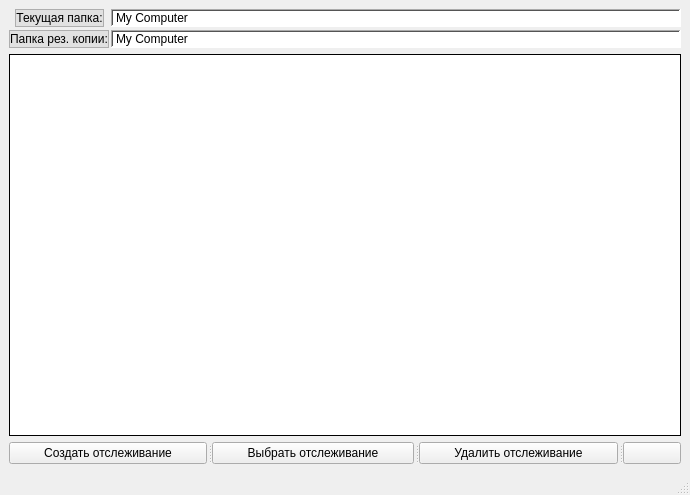
<?xml version="1.0" encoding="UTF-8"?>
<ui version="4.0">
 <class>MainWindow</class>
 <widget class="QMainWindow" name="MainWindow">
  <property name="enabled">
   <bool>true</bool>
  </property>
  <property name="geometry">
   <rect>
    <x>0</x>
    <y>0</y>
    <width>690</width>
    <height>495</height>
   </rect>
  </property>
  <property name="sizePolicy">
   <sizepolicy hsizetype="Preferred" vsizetype="Preferred">
    <horstretch>0</horstretch>
    <verstretch>0</verstretch>
   </sizepolicy>
  </property>
  <property name="baseSize">
   <size>
    <width>0</width>
    <height>0</height>
   </size>
  </property>
  <property name="windowTitle">
   <string>Commit it!</string>
  </property>
  <property name="windowIcon">
   <iconset resource="resources.qrc">
    <normaloff>:/images/graphics/icons8-commit-git-32.png</normaloff>:/images/graphics/icons8-commit-git-32.png</iconset>
  </property>
  <widget class="QWidget" name="centralwidget">
   <layout class="QVBoxLayout" name="verticalLayout_2">
    <item>
     <layout class="QVBoxLayout" name="verticalLayout">
      <item>
       <layout class="QFormLayout" name="formLayout">
        <property name="labelAlignment">
         <set>Qt::AlignCenter</set>
        </property>
        <property name="horizontalSpacing">
         <number>2</number>
        </property>
        <property name="verticalSpacing">
         <number>3</number>
        </property>
        <item row="0" column="0">
         <widget class="QLabel" name="CurrentPath">
          <property name="enabled">
           <bool>true</bool>
          </property>
          <property name="autoFillBackground">
           <bool>false</bool>
          </property>
          <property name="styleSheet">
           <string notr="true">background-color: rgb(225, 225, 225);</string>
          </property>
          <property name="frameShape">
           <enum>QFrame::StyledPanel</enum>
          </property>
          <property name="frameShadow">
           <enum>QFrame::Raised</enum>
          </property>
          <property name="lineWidth">
           <number>1</number>
          </property>
          <property name="midLineWidth">
           <number>0</number>
          </property>
          <property name="text">
           <string>Текущая папка:</string>
          </property>
          <property name="textFormat">
           <enum>Qt::AutoText</enum>
          </property>
          <property name="alignment">
           <set>Qt::AlignCenter</set>
          </property>
          <property name="wordWrap">
           <bool>false</bool>
          </property>
         </widget>
        </item>
        <item row="0" column="1">
         <widget class="QLabel" name="PathField">
          <property name="cursor">
           <cursorShape>ArrowCursor</cursorShape>
          </property>
          <property name="mouseTracking">
           <bool>false</bool>
          </property>
          <property name="statusTip">
           <string/>
          </property>
          <property name="styleSheet">
           <string notr="true">background-color: rgb(255, 255, 255);
border-color: rgb(0, 0, 0);</string>
          </property>
          <property name="frameShape">
           <enum>QFrame::WinPanel</enum>
          </property>
          <property name="frameShadow">
           <enum>QFrame::Sunken</enum>
          </property>
          <property name="lineWidth">
           <number>1</number>
          </property>
          <property name="midLineWidth">
           <number>0</number>
          </property>
          <property name="text">
           <string>My Computer</string>
          </property>
         </widget>
        </item>
        <item row="1" column="0">
         <widget class="QLabel" name="CurrentPath_2">
          <property name="enabled">
           <bool>true</bool>
          </property>
          <property name="autoFillBackground">
           <bool>false</bool>
          </property>
          <property name="styleSheet">
           <string notr="true">background-color: rgb(225, 225, 225);</string>
          </property>
          <property name="frameShape">
           <enum>QFrame::StyledPanel</enum>
          </property>
          <property name="frameShadow">
           <enum>QFrame::Raised</enum>
          </property>
          <property name="lineWidth">
           <number>1</number>
          </property>
          <property name="midLineWidth">
           <number>0</number>
          </property>
          <property name="text">
           <string>Папка рез. копии:</string>
          </property>
          <property name="textFormat">
           <enum>Qt::AutoText</enum>
          </property>
          <property name="alignment">
           <set>Qt::AlignCenter</set>
          </property>
          <property name="wordWrap">
           <bool>false</bool>
          </property>
         </widget>
        </item>
        <item row="1" column="1">
         <widget class="QLabel" name="PathField_2">
          <property name="cursor">
           <cursorShape>ArrowCursor</cursorShape>
          </property>
          <property name="mouseTracking">
           <bool>false</bool>
          </property>
          <property name="statusTip">
           <string/>
          </property>
          <property name="styleSheet">
           <string notr="true">background-color: rgb(255, 255, 255);
border-color: rgb(0, 0, 0);</string>
          </property>
          <property name="frameShape">
           <enum>QFrame::WinPanel</enum>
          </property>
          <property name="frameShadow">
           <enum>QFrame::Sunken</enum>
          </property>
          <property name="lineWidth">
           <number>1</number>
          </property>
          <property name="midLineWidth">
           <number>0</number>
          </property>
          <property name="text">
           <string>My Computer</string>
          </property>
         </widget>
        </item>
       </layout>
      </item>
      <item>
       <widget class="QListView" name="Source">
        <property name="sizePolicy">
         <sizepolicy hsizetype="Expanding" vsizetype="Expanding">
          <horstretch>0</horstretch>
          <verstretch>0</verstretch>
         </sizepolicy>
        </property>
        <property name="styleSheet">
         <string notr="true"/>
        </property>
        <property name="frameShape">
         <enum>QFrame::Box</enum>
        </property>
        <property name="frameShadow">
         <enum>QFrame::Plain</enum>
        </property>
        <property name="lineWidth">
         <number>1</number>
        </property>
        <property name="midLineWidth">
         <number>0</number>
        </property>
        <property name="dragEnabled">
         <bool>false</bool>
        </property>
        <property name="dragDropMode">
         <enum>QAbstractItemView::NoDragDrop</enum>
        </property>
        <property name="defaultDropAction">
         <enum>Qt::CopyAction</enum>
        </property>
        <property name="selectionBehavior">
         <enum>QAbstractItemView::SelectItems</enum>
        </property>
        <property name="viewMode">
         <enum>QListView::ListMode</enum>
        </property>
        <property name="uniformItemSizes">
         <bool>false</bool>
        </property>
       </widget>
      </item>
      <item>
       <widget class="QSplitter" name="splitter">
        <property name="orientation">
         <enum>Qt::Horizontal</enum>
        </property>
        <property name="handleWidth">
         <number>5</number>
        </property>
        <widget class="QPushButton" name="CommitButton">
         <property name="sizePolicy">
          <sizepolicy hsizetype="Fixed" vsizetype="Fixed">
           <horstretch>0</horstretch>
           <verstretch>0</verstretch>
          </sizepolicy>
         </property>
         <property name="layoutDirection">
          <enum>Qt::LeftToRight</enum>
         </property>
         <property name="text">
          <string>Создать отслеживание</string>
         </property>
         <property name="icon">
          <iconset resource="resources.qrc">
           <normaloff>:/images/graphics/icons8-кнопка-new-48.png</normaloff>:/images/graphics/icons8-кнопка-new-48.png</iconset>
         </property>
         <property name="iconSize">
          <size>
           <width>48</width>
           <height>48</height>
          </size>
         </property>
        </widget>
        <widget class="QPushButton" name="ChooseButton">
         <property name="sizePolicy">
          <sizepolicy hsizetype="Fixed" vsizetype="Fixed">
           <horstretch>0</horstretch>
           <verstretch>0</verstretch>
          </sizepolicy>
         </property>
         <property name="layoutDirection">
          <enum>Qt::LeftToRight</enum>
         </property>
         <property name="text">
          <string>Выбрать отслеживание</string>
         </property>
         <property name="icon">
          <iconset resource="resources.qrc">
           <normaloff>:/images/graphics/icons8-выбор-48.png</normaloff>:/images/graphics/icons8-выбор-48.png</iconset>
         </property>
         <property name="iconSize">
          <size>
           <width>48</width>
           <height>48</height>
          </size>
         </property>
        </widget>
        <widget class="QPushButton" name="DeleteButton">
         <property name="sizePolicy">
          <sizepolicy hsizetype="Fixed" vsizetype="Fixed">
           <horstretch>0</horstretch>
           <verstretch>0</verstretch>
          </sizepolicy>
         </property>
         <property name="layoutDirection">
          <enum>Qt::LeftToRight</enum>
         </property>
         <property name="text">
          <string>Удалить отслеживание</string>
         </property>
         <property name="icon">
          <iconset resource="resources.qrc">
           <normaloff>:/images/graphics/Delete.png</normaloff>:/images/graphics/Delete.png</iconset>
         </property>
         <property name="iconSize">
          <size>
           <width>40</width>
           <height>40</height>
          </size>
         </property>
        </widget>
        <widget class="QPushButton" name="CloseButton">
         <property name="text">
          <string/>
         </property>
         <property name="icon">
          <iconset resource="resources.qrc">
           <normaloff>:/images/graphics/Exit.png</normaloff>:/images/graphics/Exit.png</iconset>
         </property>
         <property name="iconSize">
          <size>
           <width>48</width>
           <height>48</height>
          </size>
         </property>
        </widget>
       </widget>
      </item>
     </layout>
    </item>
   </layout>
  </widget>
  <widget class="QMenuBar" name="menubar">
   <property name="geometry">
    <rect>
     <x>0</x>
     <y>0</y>
     <width>690</width>
     <height>21</height>
    </rect>
   </property>
  </widget>
  <widget class="QStatusBar" name="statusbar"/>
 </widget>
 <resources>
  <include location="resources.qrc"/>
 </resources>
 <connections/>
</ui>
